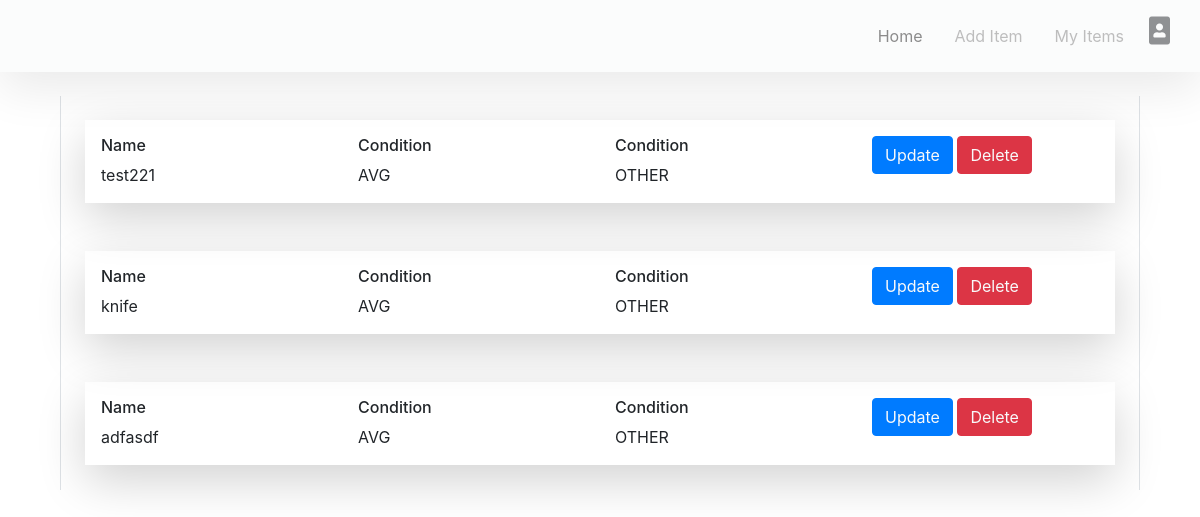
Page /dashboard/user/tarun (signed in) on the earlier database version.
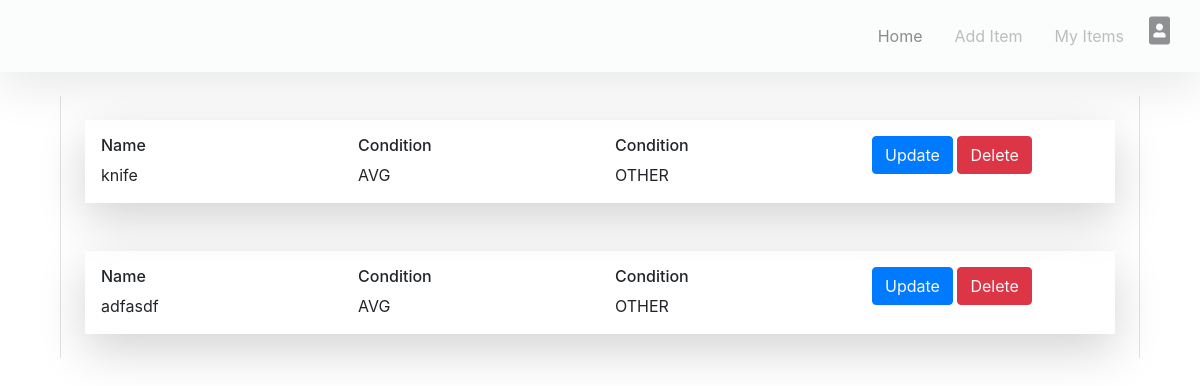
Same page on the later database version.
### userapp/models.py (models this page shows, shortened)
class Itemlist(models.Model):
    name = models.ForeignKey(User, on_delete=models.CASCADE)
    item = models.CharField(max_length=50)
    conditions = [('GD', 'Good'), ('AVG', 'Average'), ('BD', 'Bad')]
    condition = models.CharField(max_length=3, choices=conditions, default='AVG')
    categories = [('ELEC', 'Electronics'), ('STAT', 'Stationary'), ('CLOTH', 'Clothes'), ('FTW', 'Footwear'),
                  ('BAGS', 'Bags'), ('OTHER', 'Other')]
    Category = models.CharField(max_length=5, choices=categories, default='OTHER')
    date_created = models.DateTimeField(default=timezone.now)

### userapp/views.py (the view)
# urls.py: path('user/<str:username>', UserItemlist.as_view(), name='user-itemslist'),
class UserItemlist(LoginRequiredMixin, UserPassesTestMixin, ListView):
    model = Itemlist
    template_name = 'userapp/user_itemlist.html'
    context_object_name = 'items'
    def test_func(self):
        return self.request.user.is_authenticated
    def get_queryset(self):
        user = get_object_or_404(User, username=self.kwargs.get('username'))
        return Itemlist.objects.filter(name=user).order_by('-date_created')

### userapp/templates/userapp/user_itemlist.html
{%  extends 'userapp/base.html' %}
{% load static %}
{% load crispy_forms_tags %}
{% block content %}
    <div class="container pt-5">
         <div class="container md-auto pt-5">
        {% if user.username == view.kwargs.username %}
        {% for item in items%}
            <div class="container border-right border-left p-4">
                <div class="container p-3 shadow-lg" data-aos="zoom-out-up">
                    <div class="row">
                    <div class="col">
                        <h6>Name</h6>
                        {{ item.item }}
                    </div>
                    <div class="col">
                        <h6>Condition</h6>
                        {{ item.condition }}
                    </div>
                        <div class="col">
                        <h6>Condition</h6>
                        {{ item.Category }}
                    </div>
                    <div class="col">
                        <button class="btn btn-primary" type="button"><a class="text-light text-decoration-none" href="{% url 'Itemlist-update' item.id %}">Update</a></button>
                        <button class="btn btn-danger" type="button"><a class="text-light text-decoration-none" href="{% url 'Itemlist-delete' item.id %}">Delete</a></button>
                    </div>
                </div>
                </div>
            </div>
        {% endfor %}
        {% endif %}
    </div>
    </div>
{% endblock content %}

### userapp/templates/userapp/base.html (shortened to what this page needs)
{% load static %}
{% load crispy_forms_tags %}
<!DOCTYPE html>
<html lang="en">
<head>
  <link rel="stylesheet" href="https://stackpath.bootstrapcdn.com/bootstrap/4.4.1/css/bootstrap.min.css">
<link rel="stylesheet" href="https://cdnjs.cloudflare.com/ajax/libs/font-awesome/5.12.1/css/all.min.css">
    <link rel="stylesheet" type="text/css" href="https://cdnjs.cloudflare.com/ajax/libs/aos/2.2.0/aos.css">
</head>
<body>
            <nav class="navbar navbar-expand-lg navbar-light fixed-top px-0 pt-3 pb-3 bg-light shadow-lg" style="opacity: 0.5">
              <div class="collapse navbar-collapse pl-5 " id="navbarNav">
                <div class="container  d-flex justify-content-end">
                    <ul class="navbar-nav ">
                        <li class="nav-item active px-2">
                            <a class="nav-link" href="{% url 'dashboard' %}">Home<span class="sr-only">(current)</span></a>
                        </li>
                        <li class="nav-item px-2">
                            <a class="nav-link" href="{% url 'Itemlist-create' %}">Add Item</a>
                        </li>
                        <li class="nav-item px-2">
                            <a class="nav-link" href="{% url 'user-itemslist' user.username %}">My Items</a>
                        </li>
                        <li class="nav-item px-2">
                             <div class="dropdown p-0">
                                <button class="btn p-0" type="button" id="dropdownMenuButton" data-toggle="dropdown" aria-haspopup="true" aria-expanded="false">
                                     <i class="fas fa-portrait h3 p-0"></i>
                                </button>
                             </div>
                        </li>
                    </ul>
                </div>
              </div>
            </nav>
{% block content %}
{% endblock content %}
</body>
</html>

Differences in the rows shown:
removed Itemlist: item "test221", condition "AVG", Category "OTHER"
